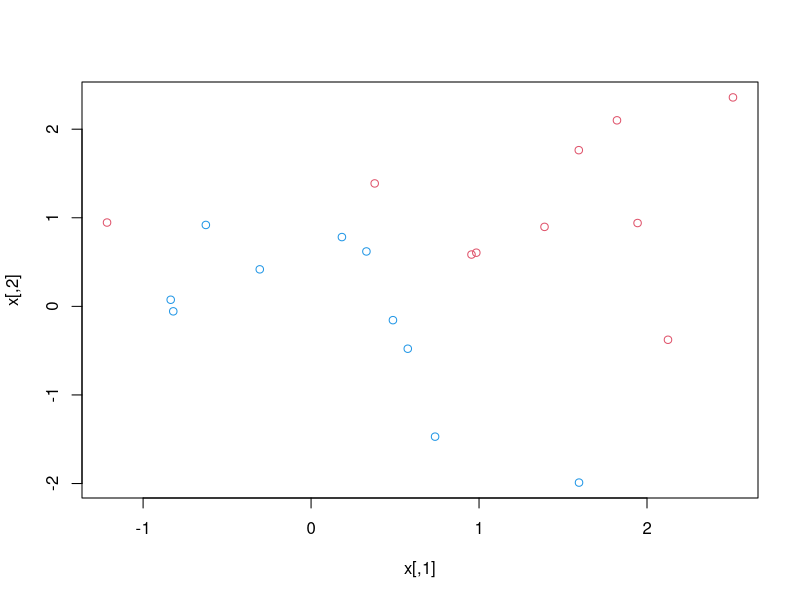
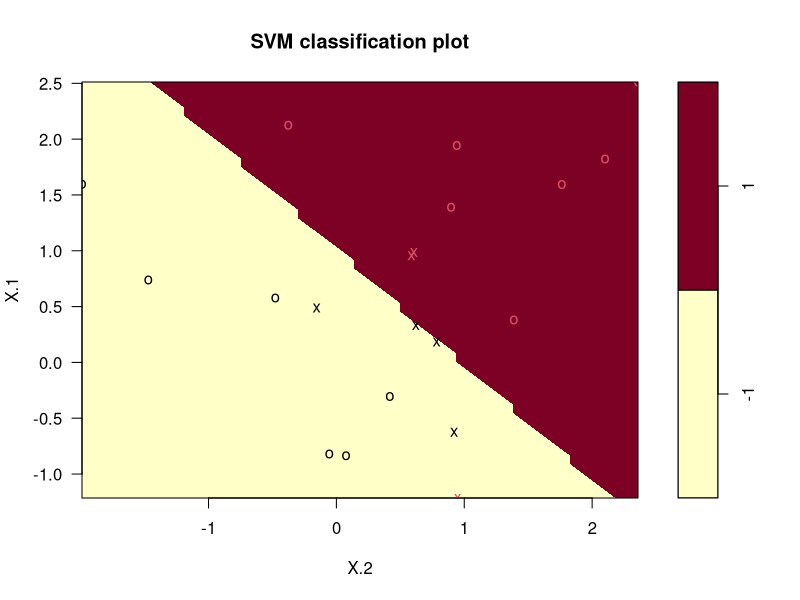
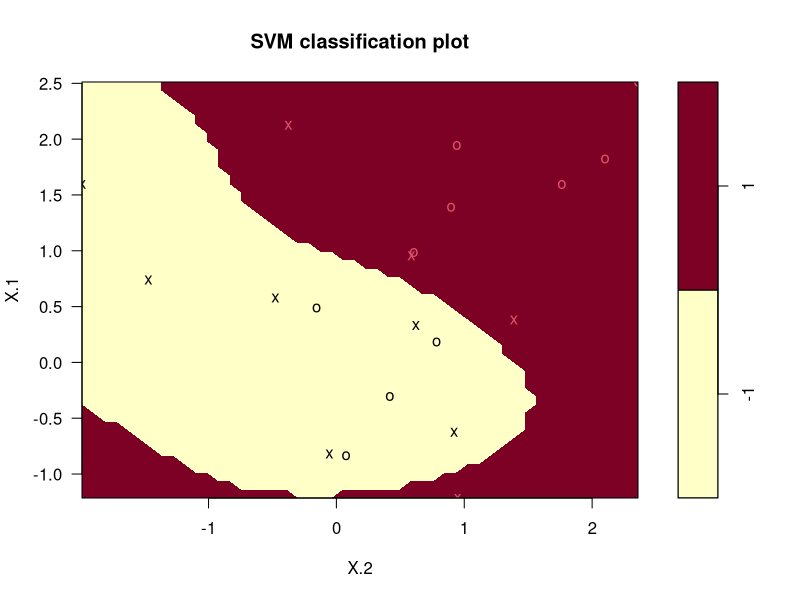

Here is the R script that generated these plots, in order:
library(e1071)
library(MLmetrics)

# Training Data Generation
set.seed(1)
x = matrix(rnorm (20*2), ncol = 2)
y = c(rep(-1,10), rep(1,10))
x[y == 1,] = x[y == 1,] + 1
plot(x, col = (3-y))
dat = data.frame(X = x, y = as.factor(y))

# Test Data Generation
xtest <- matrix(rnorm (20*2), ncol = 2)
ytest <- sample (c(-1, 1), 20, rep = TRUE)
xtest[ytest == 1,] = xtest[ytest == 1,] + 1
testdat <- data.frame(X = xtest, y = as.factor(ytest))

# Model Building
svmfit1 <- svm(y ~ ., data = dat, kernel = 'linear', cost = 10, scale = FALSE)
plot(svmfit1, dat)
summary(svmfit1)

# Support vectors
svmfit1$index

# Confusion matrix
ypred1 <- predict(svmfit1, testdat)
table(predict = ypred1, truth = testdat$y)

# Metrics
ConfusionMatrix(ypred1, testdat$y)
Accuracy(ypred1, testdat$y)
Precision(ypred1, testdat$y)
Recall(ypred1, testdat$y)
F1_Score(ypred1, testdat$y)

# Recall- TP/ (TP + FN) [INCORRECT]
cm <- ConfusionMatrix(ypred1, testdat$y)
TP <- cm[2,2]
FP <- cm[1,2]
TN <- cm[1,1]
FN <- cm[2,1]

TP/(TP + FN) # Recall
TP/(TP + FP) # Precision
(TP + TN)/ (TP + TN + FP + FN) # Accuracy

# Radial kernel
svmfit2 <- svm(y ~ ., data = dat, kernel = 'radial', cost = 10, scale = FALSE)
plot(svmfit2, dat)
summary(svmfit2)

# Support vectors
svmfit2$index

# Confusion matrix
ypred2 <- predict(svmfit2, testdat)
table(predict = ypred2, truth = testdat$y)

# Metrics
ConfusionMatrix(ypred2, testdat$y)
Accuracy(ypred2, testdat$y)
Precision(ypred2, testdat$y)
Recall(ypred2, testdat$y)
F1_Score(ypred2, testdat$y)

# Model after tuning
set.seed(1)
tune.out <- tune(svm, y ~ ., data = dat, kernel = 'linear', ranges = list(cost = c(0.001, 0.01, 0.1, 1, 5, 10, 100))) 
summary(tune.out)

bestmod <- tune.out$best.model
summary(bestmod)
bestmod$index # Support vectors

# Confusion matrix
ypred3 <- predict(bestmod, testdat)
table(predict = ypred3, truth = testdat$y)

# Metrics
ConfusionMatrix(ypred3, testdat$y)
Accuracy(ypred3, testdat$y)
Precision(ypred3, testdat$y)
Recall(ypred3, testdat$y)
F1_Score(ypred3, testdat$y)
